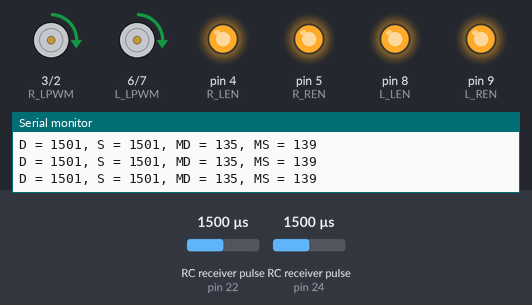
Simulated run of this sketch. Board: Arduino Mega 2560, built with avr-gcc and run on an emulated ATmega2560. Parts: motor-driver pin pairs drawn as motors (green arrow = first pin HIGH = forward, orange = second pin HIGH = backward, longer = more drive), output pins drawn as LEDs (lit = HIGH), the last lines printed to the serial monitor. Wiring (inferred from the names in the program): 2 × RC receiver channel: data pin 22 / data pin 24. The test bench sets the inputs (shaded band); at power-on: RC receiver pulse (sensors on pin 22, pin 24) 1500 µs.

Above: at 2.2 s.
2.3 s: RC receiver pulse (sensor on pin 22) set to 1020 µs
At 2.7 s:
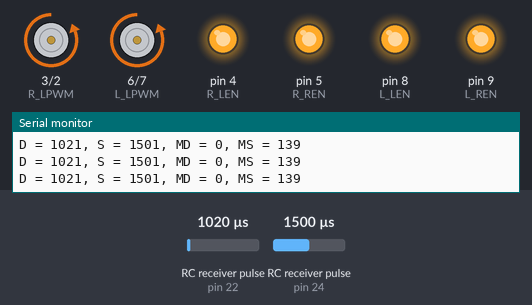
3.9 s: RC receiver pulse (sensor on pin 24) set to 1375 µs
5.4 s: RC receiver pulse (sensor on pin 24) set to 1352 µs
At 5.8 s:
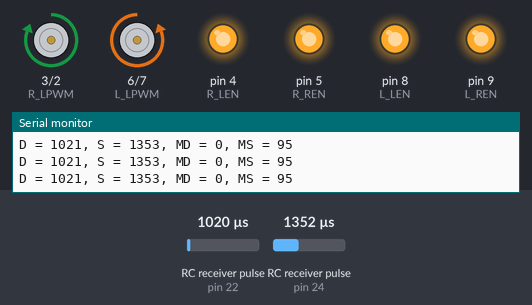
7.0 s: RC receiver pulse (sensor on pin 22) set to 1250 µs
At 8.0 s:
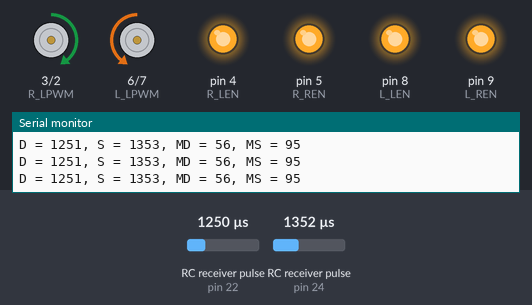
8.6 s: RC receiver pulse (sensor on pin 22) set to 1500 µs
At 9.7 s:
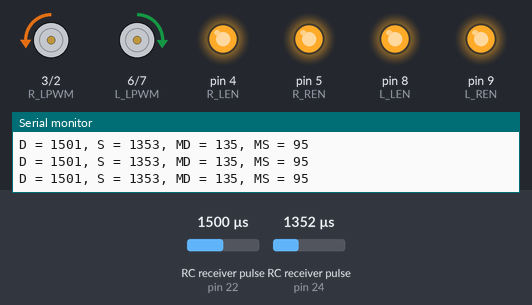
10.3 s: RC receiver pulse (sensor on pin 24) set to 1056 µs
11.8 s: RC receiver pulse (sensor on pin 24) set to 1034 µs
At 12.8 s:
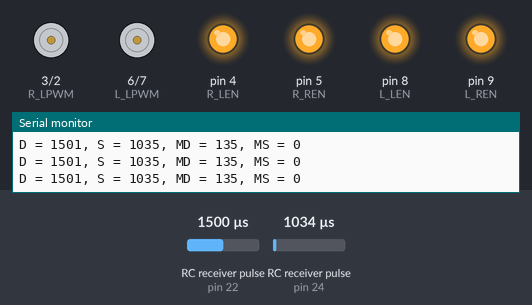
Timing chart, 0 to 14.4 s (numbered marks = the images above; inputs shaded):
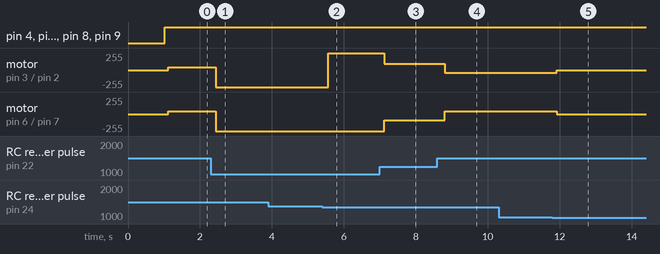

Measured:
- the behaviour switches between 1369 and 1368 µs on RC receiver pulse (sensor on pin 24) (found by bisection; images 1 and 2)
- the behaviour switches between 1043 and 1042 µs on RC receiver pulse (sensor on pin 24) (found by bisection; images 4 and 5)
- after the input at 2.3 s, motor on pin 3 (R_LPWM) / pin 2 (R_RPWM), motor on pin 6 (L_LPWM) / pin 7 (L_RPWM): forward 43/255 → backward 255/255 after 0.14 s
- after the input at 5.4 s, motor on pin 3 (R_LPWM) / pin 2 (R_RPWM): backward 255/255 → forward 255/255 after 0.16 s
- after the input at 7.0 s, motor on pin 3 (R_LPWM) / pin 2 (R_RPWM): forward 255/255 → forward 97/255 after 0.12 s; motor on pin 6 (L_LPWM) / pin 7 (L_RPWM): backward 255/255 → backward 97/255 after 0.12 s
- after the input at 8.6 s, motor on pin 3 (R_LPWM) / pin 2 (R_RPWM): forward 97/255 → backward 43/255 after 0.20 s; motor on pin 6 (L_LPWM) / pin 7 (L_RPWM): backward 97/255 → forward 43/255 after 0.20 s
- after the input at 11.8 s, motor on pin 3 (R_LPWM) / pin 2 (R_RPWM): backward 43/255 → stopped after 0.12 s; motor on pin 6 (L_LPWM) / pin 7 (L_RPWM): forward 43/255 → stopped after 0.12 s

The sketch:

6WD_BTS7960.ino
```cpp
// (licence header left out)
#define chA 22
#define chB 24

#define R_RPWM 2
#define R_LPWM 3
#define R_LEN  4
#define R_REN  5
#define L_LPWM 6
#define L_RPWM 7
#define L_LEN  8
#define L_REN  9

void setup() {
  pinMode(chA, INPUT);
  pinMode(chB, INPUT);

  for(int i = R_RPWM; i <= L_REN; i++)
    pinMode(i, OUTPUT);
  for(int i = R_RPWM; i <= L_REN; i++)
    digitalWrite(i, LOW);

  delay(1000);
  Serial.begin(9600);
}

void runMotor(int leftDrive, int leftReverse, int rightDrive, int rightReverse)
{
  digitalWrite(R_REN, HIGH);
  digitalWrite(R_LEN, HIGH);
  digitalWrite(L_REN, HIGH);
  digitalWrite(L_LEN, HIGH);
  delay(100);

  analogWrite(L_LPWM, leftDrive);
  analogWrite(L_RPWM, leftReverse);
  analogWrite(R_LPWM, rightDrive);
  analogWrite(R_RPWM, rightReverse);
}

void loop() {
  int drive = pulseIn (chA, HIGH);     // drive, back
  int steering = pulseIn (chB, HIGH);  // left, right

  String data = "D = " + String(drive);
  Serial.print(data);
  data =  ", S = " + String(steering);
  Serial.print(data);

  int motorDrive = 0;
  int motorSteer = 0;

  motorDrive = map(drive, 1070, 1880, 0, 255);
  motorDrive = constrain(motorDrive, 0, 255);
  motorSteer = map(steering, 1040, 1880, 0, 255);
  motorSteer = constrain(motorSteer, 0, 255);

  data =  ", MD = " + String(motorDrive);
  Serial.print(data);
  data =  ", MS = " + String(motorSteer);
  Serial.println(data);

  bool forward = true;
  if(90 <= motorDrive && motorDrive <= 110)
  {
    motorDrive = 0;
  }
  else if(motorDrive > 110)
  {
    motorDrive = map(motorDrive, 110, 255, 0, 255);
    motorDrive = constrain(motorDrive, 0, 255);
  }
  else
  {
    motorDrive = map(motorDrive, 0, 90, 255, 0);
    motorDrive = constrain(motorDrive, 0, 255);
    forward = false;
  }

  // |_rover__>>
  //
  if(motorSteer == 0)   // if transmitter power off the motorSteer value is 0
  {
    runMotor(0, 0, 0, 0);
  }
  else if(100 <= motorSteer && motorSteer <= 140)    // go straight
  {
    runMotor(forward ? motorDrive : 0, forward ? 0 : motorDrive,
             forward ? motorDrive : 0, forward ? 0 : motorDrive);
  }
  else if(motorSteer < 100) // turn left
  {
    runMotor(forward ? motorDrive : 0, forward ? 0 : motorDrive,
             forward ? 0 : motorDrive, forward ? motorDrive : 0);
  }
  else  // turn right
  {
    runMotor(forward ? 0 : motorDrive, forward ? motorDrive : 0,
             forward ? motorDrive : 0, forward ? 0 : motorDrive);
  }
}
```
